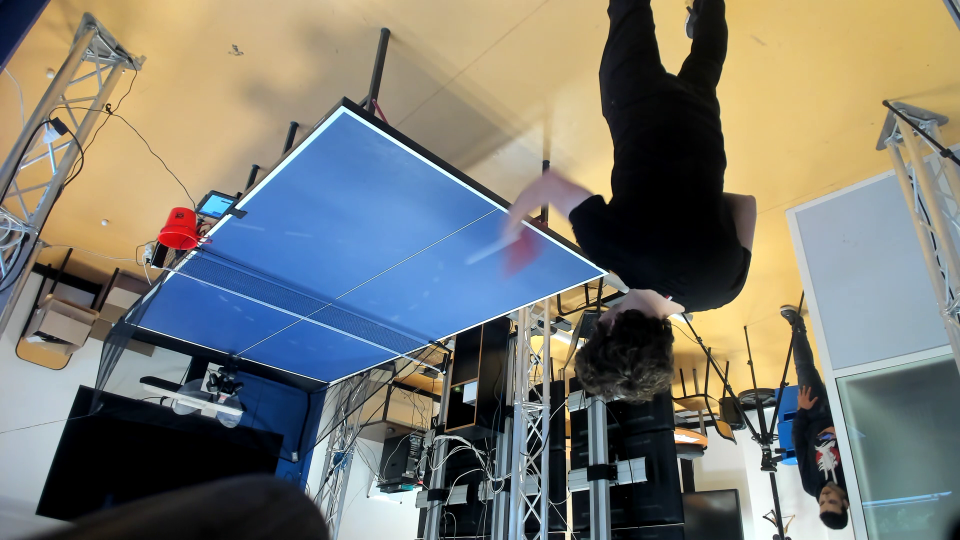
#> input picture frame1.png, 1920 x 1080 px (shown at 1/2 size)
$ jupyter execute Protocole_calibration_Position_3D.ipynb
#> lines starting #> are read from the running program, lines starting #| are printed output that depends on the picture
Ce notebook décrit de manière concise la méthode utilisée pour calculer une distance (la hauteur d'un joueur, la largeur de la table etc) à partir deux images prises par deux caméras différentes.

[cell 1]
import matplotlib.pyplot as plt
from math import *
import numpy as np
import cv2
from PIL import Image,ImageDraw
from google.colab import files

[cell 2]
# on commence par importer les images sur lesquelles on va baser notre méthode
# on choisit 6 points sur les images dont on connaît avec précision leurs coordonnées dans l'espace 3D ( ci-dessous)
n=6
point1real=(0,-75.5,0)
X1,Y1,Z1=point1real
point2real=(0,75.5,0)
X2,Y2,Z2=point2real
point3real=(-93,75.5,0)
X3,Y3,Z3=point3real
point4real=(-67,-75.5,0)
X4,Y4,Z4=point4real
point5real=(-24,56,-76)
X5,Y5,Z5=point5real
point6real=(-24,-56,-76)
X6,Y6,Z6=point6real

[cell 3]
# premier frame pris par la caméra 1
n=6
image = Image.open("frame1.png")
#> image is the input picture: PIL image 1920x1080 RGB; mean R, G, B 121.8, 122.3, 115.1
w1,h1=image.size
#> w1 = 1920; h1 = 1080
# on définit les pixels qui correpondent à nos points de référence
color = (255, 0, 0)  # Rouge
u11,v11=(1212,546)
u21,v21=(687,218)
u31,v31=(483,403)
u41,v41=(1015,624)
u51,v51=(773,60)
u61,v61=(1092,323)
draw = ImageDraw.Draw(image)
# on visualise ces points sur notre image et on l'affiche
for i in range(n):
   x,y=eval('u'+str(10*(i+1)+1)),eval('v'+str(10*(i+1)+1))
   draw.rectangle((x, y, x+7, y+7), fill=color)
image.show()

[cell 4]
# premier frame pris par la caméra 3
n=6
image = Image.open("frame3.png")
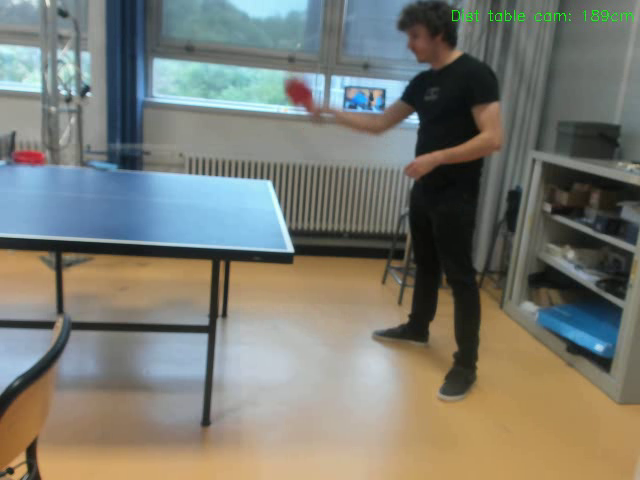
#> input picture frame3.png, 640 x 480 px
#> image is the input picture: PIL image 640x480 RGB; mean R, G, B 122.9, 123.5, 114.6
w2,h2=image.size
#> w2 = 640; h2 = 480
# on définit les pixels qui correpondent à nos points de référence
u13,v13=(292,253)
u23,v23=(269,182)
u33,v33=(117,172)
u43,v43=(102,242)
u53,v53=(225,317)
u63,v63=(206,425)
# on visualise ces points sur notre image et on l'affiche
draw = ImageDraw.Draw(image)
# on visualise ces points sur notre image et on l'affiche
for i in range(n):
   x,y=eval('u'+str(10*(i+1)+3)),eval('v'+str(10*(i+1)+3))
   draw.rectangle((x, y, x+4, y+4), fill=color)
image.show()

Maintenant, on peut calculer la matrice de projection pour les deux images en résolvant un système matriciel et on peut remonter à toutes les grandeurs qui nous intéressent : position et orientation de la caméra, position du point principal, distance focale.
#Sytème à résoudre

#Caméra 1

[cell 5]
A=[]
for i in range(6):
  A.append([eval('X'+str(i+1)),eval('Y'+str(i+1)),eval('Z'+str(i+1)),1,0,0,0,0,eval('-'+'u'+str(10*(i+1)+1)+'*'+'X'+str(i+1)),eval('-'+'u'+str(10*(i+1)+1)+'*'+'Y'+str(i+1)),eval('-'+'u'+str(10*(i+1)+1)+'*'+'Z'+str(i+1)),eval('-u'+str(10*(i+1)+1))])
  A.append([0,0,0,0,eval('X'+str(i+1)),eval('Y'+str(i+1)),eval('Z'+str(i+1)),1,eval('-'+'v'+str(10*(i+1)+1)+'*'+'X'+str(i+1)),eval('-'+'v'+str(10*(i+1)+1)+'*'+'Y'+str(i+1)),eval('-'+'v'+str(10*(i+1)+1)+'*'+'Z'+str(i+1)),eval('-v'+str(10*(i+1)+1))])
# convert A to matrix
A=np.array(A)
# compute At x A
A_ = np.matmul(A.T, A)
# compute its eigenvectors and eigenvalues
eigenvalues, eigenvectors = np.linalg.eig(A_)
# find the eigenvector with the minimum eigenvalue
# (numpy already returns sorted eigenvectors wrt their eigenvalues)
m = eigenvectors[:,11]
# reshape m back to a matrix
M1 = m.reshape(3,4)
P=M1[:,:3]
p1=M1[:,0]
p2=M1[:,1]
p3=M1[:,2]
p4=M1[:,3]
m3=M1[2,:]
X =  np.linalg.det(np.column_stack((p2 ,p3 ,p4)))
Y = -np.linalg.det(np.column_stack((p1 ,p3 ,p4)))
Z =  np.linalg.det(np.column_stack((p1 ,p2 ,p4)))
T = - np.linalg.det(np.column_stack((p1 ,p2 ,p3)))
Pc = np.array([X,Y,Z,T])
Pc = Pc/Pc[-1]
Pc = Pc[:3]
pp = np.dot(M1,m3);
pp = pp/pp[2];
pp = pp[:2];
cx1,cy1=pp
Q,R=np.linalg.qr(M1[:3,:3])
for n in range(0,3):
      if R[n,n] < 0:
          R[:,n] = -R[:,n];
          Q[n,:] = -Q[n,:];
# calculer la distance de la caméra à l'origine du repère 3D
print('Distance prédite caméra 1 /origine en mètres :',"{:.2f}".format((sqrt(Pc[0]**2+Pc[1]**2+Pc[2]**2))*0.01)) # conversion en mètres
# comparer cette distance avec sa valeur réelle mesurée avec un laser
print('Distance réelle caméra 1 /origine en mètres :',2.402)
# afficher l'erreur
print('erreur de prédicition en m  : ',"{:.2f}".format((sqrt(Pc[0]**2+Pc[1]**2+Pc[2]**2)*0.01-2.402)))
# afficher l'erreur
print('erreur de prédicition en mètres  : ',"{:.2f}".format(abs((sqrt(Pc[0]**2+Pc[1]**2+Pc[2]**2)*0.01-2.857))),'\n')
print('matrice des caractéristiques intrinsèques de la caméra\n',R,'\n')
print('matrice de rotation  de la caméra\n',Q,'\n')
print("Position de la caméra dans l'espace 3D (","{:.2f}".format(Pc[0]),"{:.2f}".format(Pc[1]),"{:.2f}".format(Pc[2]),')')

[cell 6]
n=6
u_mesurees=[u11,u21,u31,u41,u51,u61]
u_predites=[]
v_mesurees=[v11,v21,v31,v41,v51,v61]
v_predites=[]
for i in range(n):
  x=np.dot(M1,np.array([eval('X'+str(i+1)),eval('Y'+str(i+1)),eval('Z'+str(i+1)),1]).T)
  x=x/x[-1]
  u_predites.append(x[0])
  v_predites.append(x[1])
# afficher les pixels mesurés et les prédictions sur un même graphe
plt.scatter(u_mesurees,v_mesurees,label='mesure')
plt.scatter(u_predites,v_predites,label='prediction')
plt.legend()
plt.show()
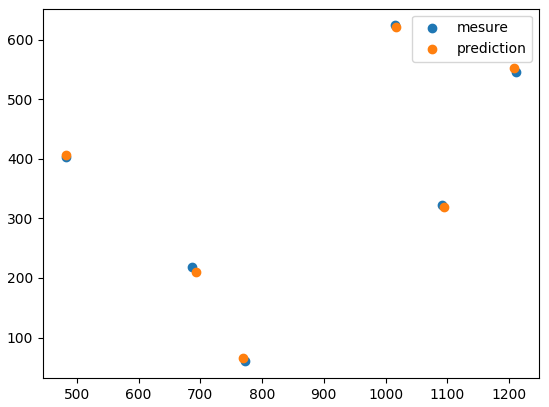
#> figure drawn by matplotlib, 1 panel

# Quantifier l'erreur de mesure
Nous représentons la projection des points 3D connus dans le repère des images via la matrice de calibration M1 et comparer les positions prédites avec les coordonnées en pixels ci-dessus.

# Caméra 2

[cell 7]
A=[]
for i in range(6):
  A.append([eval('X'+str(i+1)),eval('Y'+str(i+1)),eval('Z'+str(i+1)),1,0,0,0,0,eval('-'+'u'+str(10*(i+1)+3)+'*'+'X'+str(i+1)),eval('-'+'u'+str(10*(i+1)+3)+'*'+'Y'+str(i+1)),eval('-'+'u'+str(10*(i+1)+3)+'*'+'Z'+str(i+1)),eval('-u'+str(10*(i+1)+3))])
  A.append([0,0,0,0,eval('X'+str(i+1)),eval('Y'+str(i+1)),eval('Z'+str(i+1)),1,eval('-'+'v'+str(10*(i+1)+3)+'*'+'X'+str(i+1)),eval('-'+'v'+str(10*(i+1)+3)+'*'+'Y'+str(i+1)),eval('-'+'v'+str(10*(i+1)+3)+'*'+'Z'+str(i+1)),eval('-v'+str(10*(i+1)+3))])
# convert A to matrix
A=np.array(A)
# compute At x A
A_ = np.matmul(A.T, A)
# compute its eigenvectors and eigenvalues
eigenvalues, eigenvectors = np.linalg.eig(A_)
# find the eigenvector with the minimum eigenvalue
# (numpy already returns sorted eigenvectors wrt their eigenvalues)
m = eigenvectors[:,11]
# reshape m back to a matrix
M2 = m.reshape(3,4)
P=M2[:,:3]
p1=M2[:,0]
p2=M2[:,1]
p3=M2[:,2]
p4=M2[:,3]
m3=M2[2,:]
X =  np.linalg.det(np.column_stack((p2 ,p3 ,p4)))
Y = -np.linalg.det(np.column_stack((p1 ,p3 ,p4)))
Z =  np.linalg.det(np.column_stack((p1 ,p2 ,p4)))
T = - np.linalg.det(np.column_stack((p1 ,p2 ,p3)))
Pc = np.array([X,Y,Z,T])
Pc = Pc/Pc[-1]
Pc = Pc[:3]
print(sqrt(Pc[0]**2+Pc[1]**2+Pc[2]**2))
pp = np.dot(M2,m3);
pp = pp/pp[2];
pp = pp[:2];
cx2,cy2=pp
Q,R=np.linalg.qr(M2[:3,:3])
for n in range(0,3):
      if R[n,n] < 0:
          R[:,n] = -R[:,n];
          Q[n,:] = -Q[n,:];
# calculer la distance de la caméra à l'origine du repère 3D
print('Distance prédite caméra 2 /origine en mètres :',"{:.2f}".format((sqrt(Pc[0]**2+Pc[1]**2+Pc[2]**2))*0.01),'\n') # conversion en mètres
# comparer cette distance avec sa valeur réelle mesurée avec un laser
print('Distance réelle caméra 2 /origine en mètres :',2.857,'\n')
# afficher l'erreur
print('erreur de prédicition en mètres  : ',"{:.2f}".format(abs((sqrt(Pc[0]**2+Pc[1]**2+Pc[2]**2)*0.01-2.857))),'\n')
print('matrice des caractéristiques intrinsèques de la caméra 2 \n',R,'\n')
print('matrice de rotation  de la caméra 2 \n',Q,'\n')
print("Position de la caméra dans l'espace 3D (","{:.2f}".format(Pc[0]),"{:.2f}".format(Pc[1]),"{:.2f}".format(Pc[2]),')')

# Quantifier l'erreur de mesure

Nous représentons la projection des points 3D connus dans le repère des images via la matrice de calibration M2 et comparer les positions prédites avec les coordonnées en pixels ci-dessus.

[cell 8]
n=6
u_mesurees=[u13,u23,u33,u43,u53,u63]
u_predites=[]
v_mesurees=[v23,v23,v33,v43,v53,v63]
v_predites=[]
for i in range(n):
  x=np.dot(M2,np.array([eval('X'+str(i+1)),eval('Y'+str(i+1)),eval('Z'+str(i+1)),1]).T)
  x=x/x[-1]
  u_predites.append(x[0])
  v_predites.append(x[1])
# afficher les pixels mesurés et les prédictions sur un même graphe
plt.scatter(u_mesurees,v_mesurees,label='mesure')
plt.scatter(u_predites,v_predites,label='prediction')
plt.legend()
plt.show()
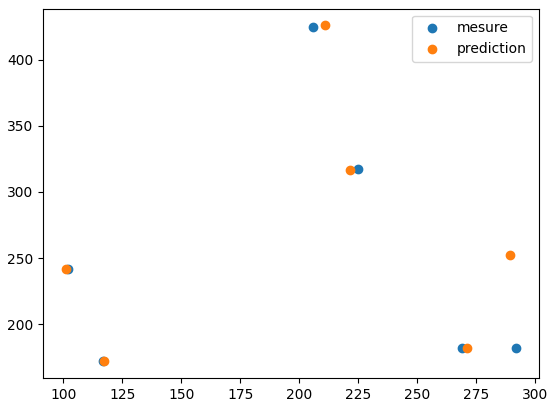
#> figure drawn by matplotlib, 1 panel
